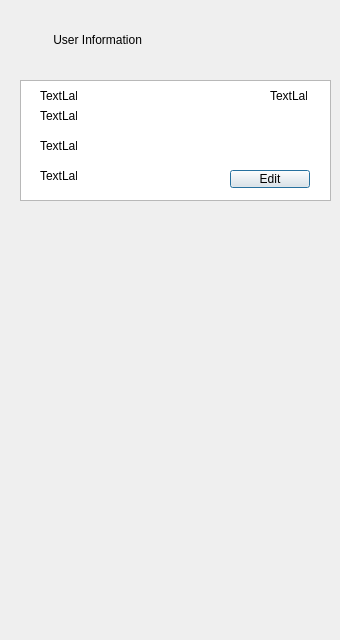
<?xml version="1.0" encoding="UTF-8"?>
<ui version="4.0">
 <class>adminviewuserinformation</class>
 <widget class="QDialog" name="adminviewuserinformation">
  <property name="geometry">
   <rect>
    <x>0</x>
    <y>0</y>
    <width>340</width>
    <height>640</height>
   </rect>
  </property>
  <property name="minimumSize">
   <size>
    <width>340</width>
    <height>640</height>
   </size>
  </property>
  <property name="maximumSize">
   <size>
    <width>340</width>
    <height>640</height>
   </size>
  </property>
  <property name="windowTitle">
   <string>Dialog</string>
  </property>
  <widget class="QGraphicsView" name="graphicsView">
   <property name="geometry">
    <rect>
     <x>20</x>
     <y>80</y>
     <width>311</width>
     <height>121</height>
    </rect>
   </property>
  </widget>
  <widget class="QLabel" name="label">
   <property name="geometry">
    <rect>
     <x>40</x>
     <y>30</y>
     <width>231</width>
     <height>20</height>
    </rect>
   </property>
   <property name="text">
    <string>    User Information</string>
   </property>
  </widget>
  <widget class="QPushButton" name="pushButton">
   <property name="geometry">
    <rect>
     <x>230</x>
     <y>170</y>
     <width>80</width>
     <height>18</height>
    </rect>
   </property>
   <property name="text">
    <string>Edit</string>
   </property>
  </widget>
  <widget class="QLabel" name="label_2">
   <property name="geometry">
    <rect>
     <x>40</x>
     <y>90</y>
     <width>37</width>
     <height>12</height>
    </rect>
   </property>
   <property name="text">
    <string>TextLabel</string>
   </property>
  </widget>
  <widget class="QLabel" name="label_3">
   <property name="geometry">
    <rect>
     <x>270</x>
     <y>90</y>
     <width>37</width>
     <height>12</height>
    </rect>
   </property>
   <property name="text">
    <string>TextLabel</string>
   </property>
  </widget>
  <widget class="QLabel" name="label_4">
   <property name="geometry">
    <rect>
     <x>40</x>
     <y>140</y>
     <width>37</width>
     <height>12</height>
    </rect>
   </property>
   <property name="text">
    <string>TextLabel</string>
   </property>
  </widget>
  <widget class="QLabel" name="label_5">
   <property name="geometry">
    <rect>
     <x>40</x>
     <y>170</y>
     <width>37</width>
     <height>12</height>
    </rect>
   </property>
   <property name="text">
    <string>TextLabel</string>
   </property>
  </widget>
  <widget class="QLabel" name="label_6">
   <property name="geometry">
    <rect>
     <x>40</x>
     <y>110</y>
     <width>37</width>
     <height>12</height>
    </rect>
   </property>
   <property name="text">
    <string>TextLabel</string>
   </property>
  </widget>
 </widget>
 <resources/>
 <connections/>
</ui>
